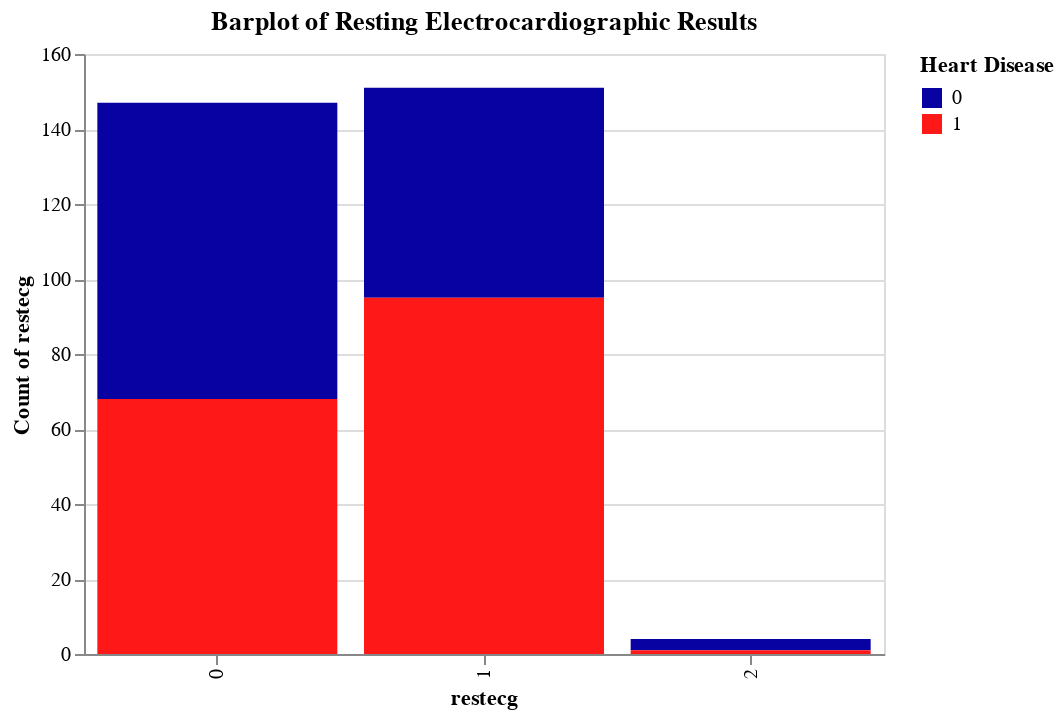

Notebook code for this chart:
### Markdown cell above
##### **7. restecg (Resting electrocardiographic result)**

### Code cell
chart = alt.Chart(heart_disease).mark_bar().encode(
    x=alt.X('restecg:N', title='restecg'),
    y=alt.Y('count(restecg):Q', title ='Count of restecg'),
    color=alt.Color('target:N', title='Heart Disease', scale=alt.Scale(range=['#0802A3', '#FF1818'])),
    tooltip='count(restecg):Q').properties(height=300, width=400, title = 'Barplot of Resting Electrocardiographic Results')

chart

### Figure 1 — Vega-Lite specification as saved in the notebook (floating-point values rounded to 4 significant figures; data arrays with more than 128 entries replaced by an {"elided": "..."} marker saying what was removed)
{"config": {"view": {"continuousWidth": 400, "continuousHeight": 300}}, "data": {"name": "data-ff98e7c4868c1b95efc0dd349d9115a4"}, "mark": "bar", "encoding": {"color": {"field": "target", "scale": {"range": ["#0802A3", "#FF1818"]}, "title": "Heart Disease", "type": "nominal"}, "tooltip": {"aggregate": "count", "field": "restecg", "type": "quantitative"}, "x": {"field": "restecg", "title": "restecg", "type": "nominal"}, "y": {"aggregate": "count", "field": "restecg", "title": "Count of restecg", "type": "quantitative"}}, "height": 300, "title": "Barplot of Resting Electrocardiographic Results", "width": 400, "$schema": "https://vega.github.io/schema/vega-lite/v4.17.0.json", "datasets": {"data-ff98e7c4868c1b95efc0dd349d9115a4": {"elided": "302 records"}}}
